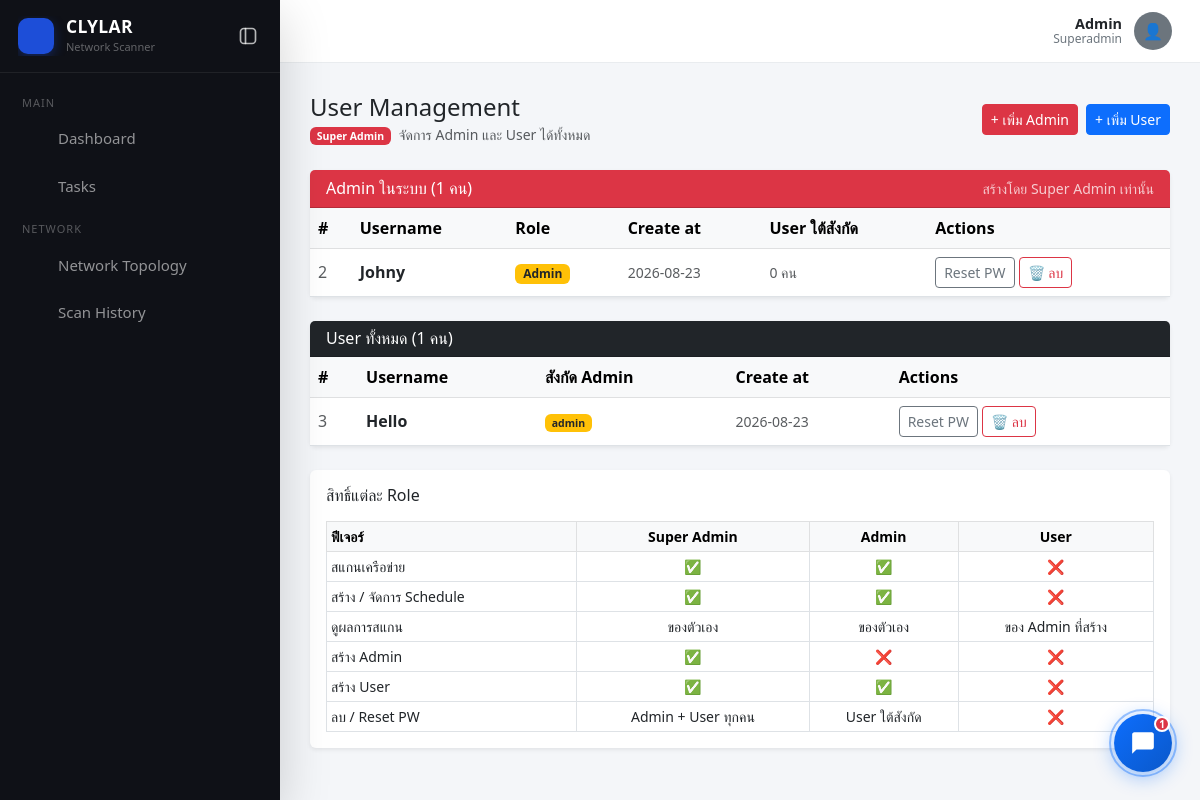
Page /users (signed in) on the earlier database version.
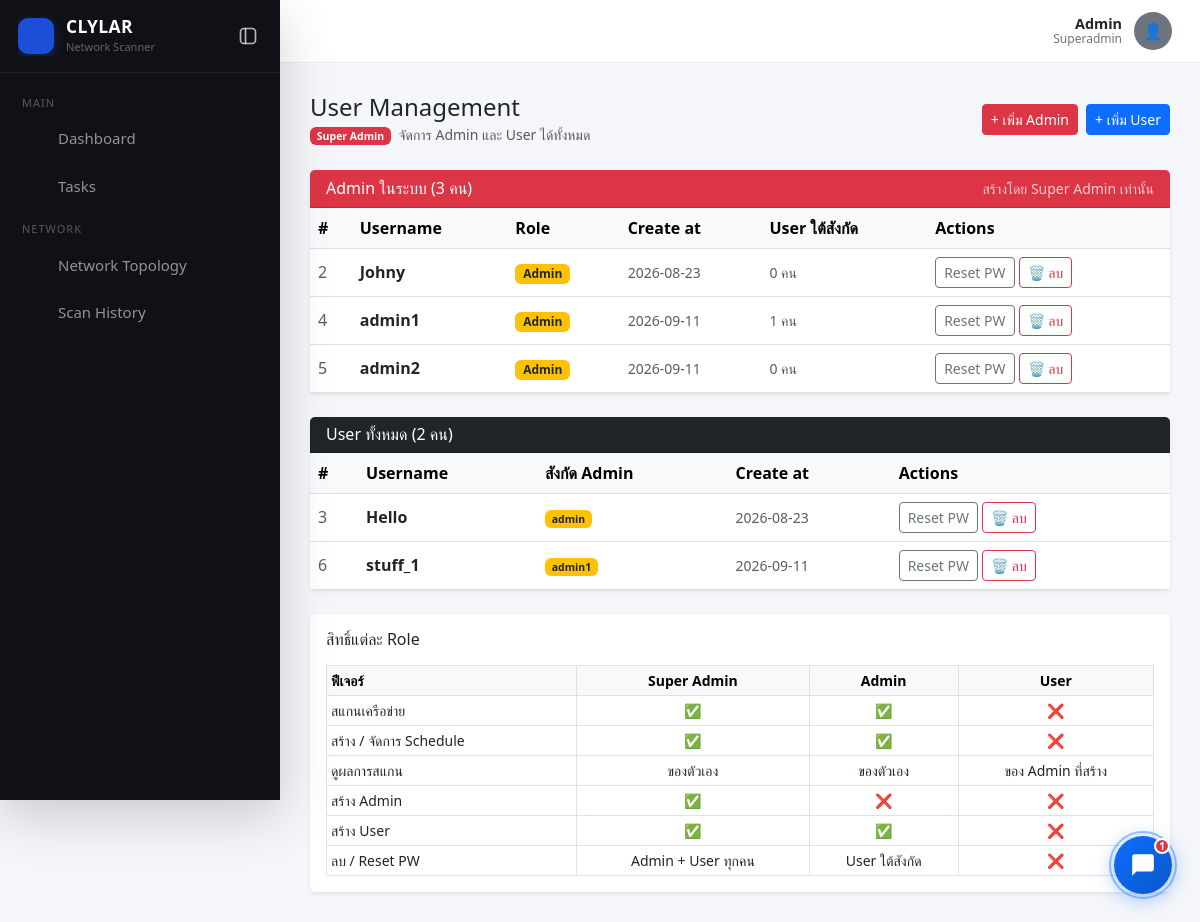
Same page on the later database version.
### models.py (models this page shows, shortened)
class User(db.Model, UserMixin):
    id = db.Column(db.Integer, primary_key=True)
    username = db.Column(db.String(50), unique=True, nullable=False)
    password_hash = db.Column(db.String(255), nullable=False)
    role = db.Column(db.String(20), default='user')
    created_by = db.Column(db.Integer, db.ForeignKey('user.id'), nullable=True)
    created_at = db.Column(db.DateTime, default=now_th)
    subordinates = db.relationship('User', backref=db.backref('creator', remote_side=[id]),
                                   foreign_keys=[created_by])
    @property
    def is_any_admin(self):
        return self.role in ('admin', 'superadmin')

### app.py (the view)
@app.route('/users')
@login_required
@user_management_required
def user_management():
    if current_user.role == 'superadmin':
        admins = User.query.filter_by(role='admin').order_by(User.id).all()
        users  = User.query.filter_by(role='user').order_by(User.id).all()
    else:
        admins = []
        users  = User.query.filter_by(role='user', created_by=current_user.id).order_by(User.id).all()
    return render_template('user_management.html', admins=admins, users=users)

### app.py (called while the page is built)
@login_manager.user_loader
def load_user(user_id):
    return User.query.get(int(user_id))

def user_management_required(f):
    @wraps(f)
    def decorated(*args, **kwargs):
        if not current_user.is_authenticated or not current_user.is_any_admin:
            abort(403)
        return f(*args, **kwargs)
    return decorated

### templates/user_management.html (shortened to what this page needs)
{% extends 'base.html' %}
{% block content %}
<div class="d-flex align-items-center justify-content-between mb-4">
    <div>
        <h4 class="mb-0">User Management</h4>
        <small class="text-muted">
            {% if current_user.role == 'superadmin' %}
                <span class="badge bg-danger me-1">Super Admin</span> จัดการ Admin และ User ได้ทั้งหมด
            {% else %}
                <span class="badge bg-primary me-1">Admin</span> จัดการ User ใต้สังกัดของคุณ
            {% endif %}
        </small>
    </div>
    <div class="d-flex gap-2">
        {% if current_user.role == 'superadmin' %}
        <button class="btn btn-danger btn-sm" data-bs-toggle="modal" data-bs-target="#createAdminModal">
            + เพิ่ม Admin
        </button>
        {% endif %}
        <button class="btn btn-primary btn-sm" data-bs-toggle="modal" data-bs-target="#createUserModal">
            + เพิ่ม User
        </button>
    </div>
</div>
{% if current_user.role == 'superadmin' %}
<div class="card border-0 shadow-sm mb-4">
    <div class="card-header bg-danger text-white d-flex align-items-center justify-content-between">
        <h6 class="mb-0">Admin ในระบบ ({{ admins|length }} คน)</h6>
        <small class="opacity-75">สร้างโดย Super Admin เท่านั้น</small>
    </div>
    <table class="table table-hover align-middle mb-0">
        <thead class="table-light">
            <tr>
                <th>#</th>
                <th>Username</th>
                <th>Role</th>
                <th>Create at</th>
                <th>User ใต้สังกัด</th>
                <th>Actions</th>
            </tr>
        </thead>
        <tbody>
            {% for u in admins %}
            <tr>
                <td class="text-muted">{{ u.id }}</td>
                <td class="fw-bold">{{ u.username }}</td>
                <td><span class="badge bg-warning text-dark">Admin</span></td>
                <td class="small text-muted">{{ u.created_at.strftime('%Y-%m-%d') if u.created_at else '—' }}</td>
                <td class="small text-muted">{{ u.subordinates|length }} คน</td>
                <td>
                    <button class="btn btn-sm btn-outline-secondary"
                            data-bs-toggle="modal"
                            data-bs-target="#resetPwModal{{ u.id }}">
                            Reset PW
                    </button>
                    <form method="POST" action="/users/{{ u.id }}/delete" class="d-inline"
                          onsubmit="return confirm('ลบ Admin {{ u.username }} และ User ใต้สังกัดทั้งหมด?')">
                        <button class="btn btn-sm btn-outline-danger">🗑 ลบ</button>
                    </form>
                </td>
            </tr>
            {% else %}
            <tr>
                <td colspan="6" class="text-center text-muted py-3">ยังไม่มี Admin ในระบบ</td>
            </tr>
            {% endfor %}
        </tbody>
    </table>
</div>
{% endif %}
<div class="card border-0 shadow-sm mb-4">
    <div class="card-header bg-dark text-white d-flex align-items-center justify-content-between">
        <h6 class="mb-0">User
            {% if current_user.role == 'superadmin' %}
                ทั้งหมด ({{ users|length }} คน)
            {% else %}
                ใต้สังกัดของคุณ ({{ users|length }} คน)
            {% endif %}
        </h6>
    </div>
    <table class="table table-hover align-middle mb-0">
        <thead class="table-light">
            <tr>
                <th>#</th>
                <th>Username</th>
                {% if current_user.role == 'superadmin' %}<th>สังกัด Admin</th>{% endif %}
                <th>Create at</th>
                <th>Actions</th>
            </tr>
        </thead>
        <tbody>
            {% for u in users %}
            <tr>
                <td class="text-muted">{{ u.id }}</td>
                <td class="fw-bold">{{ u.username }}</td>
                {% if current_user.role == 'superadmin' %}
                <td class="small text-muted">
                    {% if u.creator %}
                        <span class="badge bg-warning text-dark">{{ u.creator.username }}</span>
                    {% else %}
                        <span class="text-muted">—</span>
                    {% endif %}
                </td>
                {% endif %}
                <td class="small text-muted">{{ u.created_at.strftime('%Y-%m-%d') if u.created_at else '—' }}</td>
                <td>
                    <button class="btn btn-sm btn-outline-secondary"
                            data-bs-toggle="modal"
                            data-bs-target="#resetPwModal{{ u.id }}">
                            Reset PW
                    </button>
                    <form method="POST" action="/users/{{ u.id }}/delete" class="d-inline"
                          onsubmit="return confirm('ลบ user {{ u.username }} ?')">
                        <button class="btn btn-sm btn-outline-danger">🗑 ลบ</button>
                    </form>
                </td>
            </tr>
            {% else %}
            <tr>
                <td colspan="{{ 5 if current_user.role == 'superadmin' else 4 }}" class="text-center text-muted py-3">
                    ยังไม่มี User
                </td>
            </tr>
            {% endfor %}
        </tbody>
    </table>
</div>
<div class="card border-0 shadow-sm mt-2">
    <div class="card-body">
        <h6 class="mb-3">สิทธิ์แต่ละ Role</h6>
        <table class="table table-sm table-bordered mb-0 text-center small">
            <thead class="table-light">
                <tr>
                    <th class="text-start">ฟีเจอร์</th>
                    <th>Super Admin</th>
                    <th>Admin</th>
                    <th>User</th>
                </tr>
            </thead>
            <tbody>
                <tr><td class="text-start">สแกนเครือข่าย</td><td>✅</td><td>✅</td><td>❌</td></tr>
                <tr><td class="text-start">สร้าง / จัดการ Schedule</td><td>✅</td><td>✅</td><td>❌</td></tr>
                <tr><td class="text-start">ดูผลการสแกน</td><td>ของตัวเอง</td><td>ของตัวเอง</td><td>ของ Admin ที่สร้าง</td></tr>
                <tr><td class="text-start">สร้าง Admin</td><td>✅</td><td>❌</td><td>❌</td></tr>
                <tr><td class="text-start">สร้าง User</td><td>✅</td><td>✅</td><td>❌</td></tr>
                <tr><td class="text-start">ลบ / Reset PW</td><td>Admin + User ทุกคน</td><td>User ใต้สังกัด</td><td>❌</td></tr>
            </tbody>
        </table>
    </div>
</div>
{% endblock %}

### templates/base.html (shortened to what this page needs)
<!DOCTYPE html>
<html lang="en">
<head>
    <link href="https://cdn.jsdelivr.net/npm/bootstrap@5.3.0/dist/css/bootstrap.min.css" rel="stylesheet">
    <link href="https://cdn.jsdelivr.net/npm/@tabler/icons-webfont@2.44.0/tabler-icons.min.css" rel="stylesheet">
</head>
<body>
<div class="d-flex">
    {% if current_user.is_authenticated %}
    <nav class="sidebar shadow-lg" id="mainSidebar">
        <div class="sidebar-header">
            <a href="/" class="sidebar-brand" id="sidebarBrand" title="CLYLAR Network Scanner">
                <div class="sidebar-logo-icon">
                </div>
                <div class="sidebar-logo-details">
                    <div class="sidebar-logo-text">CLYLAR</div>
                    <div class="sidebar-logo-sub">Network Scanner</div>
                </div>
            </a>
            <button class="sidebar-toggle-btn" id="sidebarToggleBtn" type="button" aria-label="Collapse Sidebar" title="Collapse Sidebar (Ctrl+B)">
                <svg width="20" height="20" viewBox="0 0 24 24" fill="none" stroke="currentColor" stroke-width="2" stroke-linecap="round" stroke-linejoin="round">
                    <rect width="18" height="18" x="3" y="3" rx="4" />
                    <line x1="9" y1="3" x2="9" y2="21" />
                </svg>
            </button>
        </div>
        <div class="sidebar-nav">
            <span class="sidebar-section-label">Main</span>
            <ul class="nav flex-column">
                <li class="nav-item">
                    <a href="/" class="nav-link {% if request.path == '/' %}active{% endif %}" data-bs-toggle="tooltip" data-bs-placement="right" title="Dashboard">
                        <span class="nav-label">Dashboard</span>
                    </a>
                </li>
                {% if current_user.role in ('admin', 'superadmin') %}
                <li class="nav-item">
                    <a href="{{ url_for('tasks_page') }}" class="nav-link {% if request.path.startswith('/tasks') %}active{% endif %}" data-bs-toggle="tooltip" data-bs-placement="right" title="Tasks">
                        <span class="nav-label">Tasks</span>
                    </a>
                </li>
                {% endif %}
            </ul>
            <span class="sidebar-section-label">Network</span>
            <ul class="nav flex-column">
                <li class="nav-item">
                    <a href="{{ url_for('topology_page') }}" class="nav-link {% if request.path.startswith('/topology') %}active{% endif %}" data-bs-toggle="tooltip" data-bs-placement="right" title="Network Topology">
                        <span class="nav-label">Network Topology</span>
                    </a>
                </li>
                <li class="nav-item">
                    <a href="{{ url_for('history_page') }}" class="nav-link {% if request.path.startswith('/history') %}active{% endif %}" data-bs-toggle="tooltip" data-bs-placement="right" title="Scan History">
                        <span class="nav-label">Scan History</span>
                    </a>
                </li>
            </ul>
        </div>
    </nav>
    {% endif %}
    <div class="main-wrapper">
        {% if current_user.is_authenticated %}
        <div class="topbar">
            <div class="topbar-user">
                <div class="topbar-user-info">
                    <div class="topbar-user-name">{{ current_user.username | title }}</div>
                    <div class="topbar-user-role">{{ current_user.role | title }}</div>
                </div>
                <div class="topbar-avatar" id="profileAvatar" onclick="toggleProfileDropdown()">
                </div>
            </div>
        </div>
        {% endif %}
        <main class="main-content">
            {% block content %}
            {% endblock %}
        </main>
    </div>
</div>
{% if current_user.is_authenticated %}
<button id="chatbot-btn" onclick="toggleChat()" title="CLYLAR Chatbot">
  <span id="chatbot-badge">1</span>
  <svg class="icon-chat" width="26" height="26" viewBox="0 0 24 24" fill="none">
    <path d="M20 2H4C2.9 2 2 2.9 2 4v18l4-4h14c1.1 0 2-.9 2-2V4c0-1.1-.9-2-2-2z" fill="white"/>
  </svg>
</button>
{% endif %}
{% if current_user.is_authenticated %}
<div class="toast-container position-fixed bottom-0 end-0 p-4" style="z-index: 10005;">
</div>
{% endif %}
</body>
</html>

Differences in the rows shown:
added User: id "4", username "admin1", created_at "2026-09-11", subordinates|length "1", shown under "Admin ในระบบ (3 คน)"
added User: id "5", username "admin2", created_at "2026-09-11", subordinates|length "0", shown under "Admin ในระบบ (3 คน)"
added User: id "6", username "stuff_1", creator.username "admin1", created_at "2026-09-11", shown under "User ทั้งหมด (2 คน)"
Other differences:
{{ admins|length }}: "1" → "3"
{{ users|length }}: "1" → "2"
